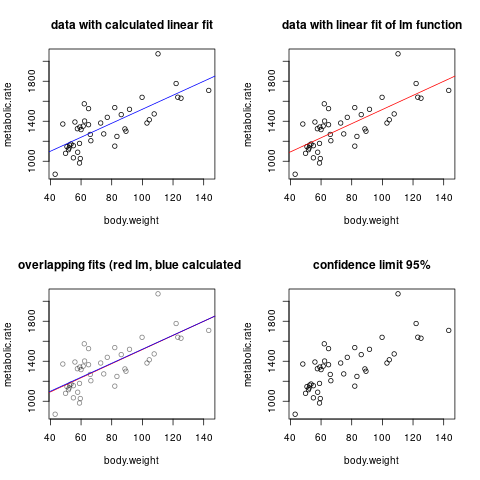

Here is the R script that generated this plot:
data <- read.table("rmr_ISwR.dat", header = TRUE, sep = " ")
#print(data)

#linear fitting as in the lecture described
#define vectors for slope and intercept
a = c(0.6, 0.8, 1.0, 1.2, 1.4, 1.6, 1.8, 2.0, 2.2, 2.4, 2.6, 2.8,
    3.0, 3.2, 3.4, 3.6, 3.8, 4.0, 4.2, 4.4, 4.6, 4.8, 5.0, 5.2, 5.4, 5.6, 5.8,
    6.2, 6.4, 6.6, 6.8, 7.0, 7.2, 7.4, 7.6, 7.8, 8.0)
b = c(800, 810, 820, 830, 840, 850, 860, 870, 880, 890,
    900, 910, 920, 930, 940, 950, 960, 970, 980, 990,
    1000, 1010, 1020, 1030, 1040, 1050, 1060, 1070, 1080, 1090,
    1100, 1110, 1120, 1130, 1140, 1150, 1160, 1170, 1180, 1190, 1200)

lengthData = length(data$body.weight)
lengthA = length(a)
lengthB = length(b)
sum = 1000000000
temp = 0
x = data$body.weight
y = data$metabolic.rate
a_final = 0
b_final = 0

#calculate the sigma as given in the sheet
for(i in 1:lengthA) {
    for(j in 1:lengthB) {
        for(k in 1:lengthData) {
            y_fit = a[i] * data$body.weight[k] + b[j]
            temp = temp + (y[k] - y_fit)^2 / (lengthData - 2)
        }
        temp = sqrt(temp)
        if(temp < sum) {
            sum = temp
            a_final = a[i]
            b_final = b[j]
        }
    }
}

print(a_final)
print(b_final)

#linear fitting with lm function
fit_lin <-lm(metabolic.rate ~ body.weight, data = data)
summary(fit_lin)
#quadratic fitting with lm function
fit_quad <-lm(metabolic.rate ~ body.weight + I(body.weight^2), data = data)
#cubic fitting with lm function
fit_cubic <-lm(metabolic.rate ~ body.weight + I(body.weight^2) + I(body.weight^3), data = data)

#plot linear fits with and without lm function
png("exercise_10_1.png")
attach(mtcars)
par(mfrow = c(2, 2))
#data plot with calculated fit
plot(data, main = "data with calculated linear fit")
abline(b_final, a_final, col = "blue")
#linear fit plot with lm function
plot(data, main = "data with linear fit of lm function")
abline(fit_lin, col = "red")
#overlapping linear fits
plot(data, main = "overlapping fits (red lm, blue calculated)",
        col = rgb(0, 0, 0, 0.5))
abline(fit_lin, col = "red")
abline(b_final, a_final, col = "blue")
#plot with confidence limit
plot(data, main = "confidence limit 95%")
confint(fit_lin, level = 0.95)


png("exercise_10_lm.png")
attach(mtcars)
par(mfrow = c(2, 2))
#data plot
plot(data, main = "data")
#linear fit plot with lm function
plot(data, main = "data with linear fit of lm function")
abline(fit_lin, col = "red")
#quadratic fit plot with lm function
plot(data, main = "data with quadratic fit of lm function")
lines(data$body.weight, fitted(fit_quad), col = "red")
#cubic fit plot with lm function
plot(data, main = "data with cubic fit of lm function")
lines(data$body.weight, fitted(fit_cubic), col = "red")


#prediction for 150 and 200 kg
new.data <- data.frame(body.weight = c(150, 200))
predict(fit_lin, new.data, se.fit = TRUE)
